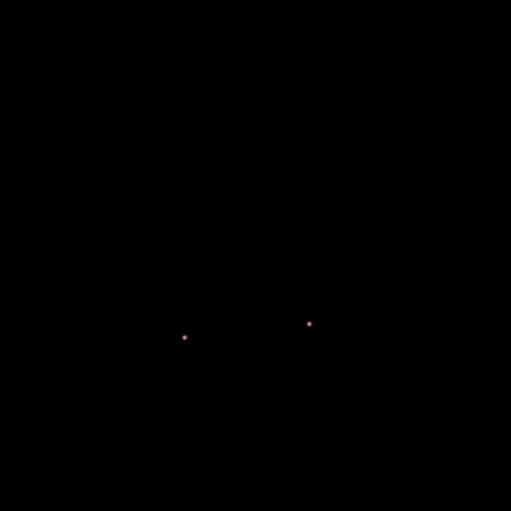
Frame 1 (no input)
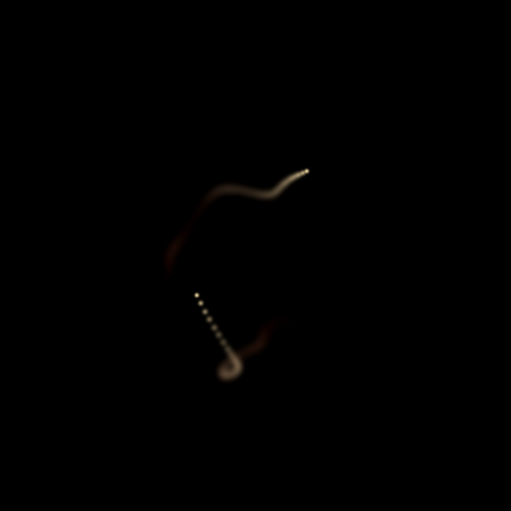
Frame 60 (the mouse pressed at the canvas centre just before this capture)
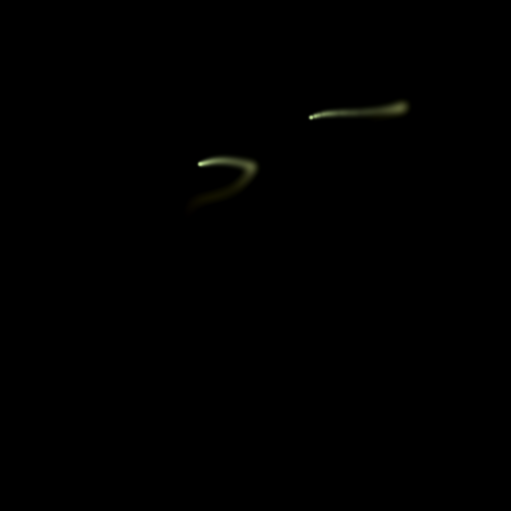
Frame 120 (the mouse held since frame 60 and released just before this capture)

The Processing sketch that drew these frames (run headless with seeded random() and noise(); from frame 60 on, the mouse is pressed at the canvas centre):

// Processing sketch: processing_3532
// ── processing_3532.pde

int m,w=511;
void setup() {
  size(511,511);
  colorMode(HSB,w);
  background(0);
  noStroke();
}

void draw() {
  ++m;
  fill(m%w,w/3,w);
  for(int i=0;i<2;++i)
    ellipse(noise(m/99.0,i*2)*w,noise(m/99.0,i*2+1)*w,4,4);
   filter(BLUR);
 }
